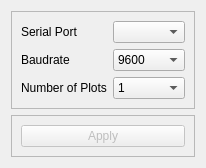
<?xml version="1.0" encoding="UTF-8"?>
<ui version="4.0">
 <class>dialogSettings</class>
 <widget class="QDialog" name="dialogSettings">
  <property name="geometry">
   <rect>
    <x>0</x>
    <y>0</y>
    <width>202</width>
    <height>160</height>
   </rect>
  </property>
  <property name="windowTitle">
   <string>Dialog</string>
  </property>
  <layout class="QVBoxLayout" name="verticalLayout">
   <item>
    <widget class="QFrame" name="frame">
     <property name="frameShape">
      <enum>QFrame::StyledPanel</enum>
     </property>
     <property name="frameShadow">
      <enum>QFrame::Raised</enum>
     </property>
     <layout class="QFormLayout" name="formLayout">
      <item row="0" column="0">
       <widget class="QLabel" name="labelChooseSerial">
        <property name="text">
         <string>Serial Port</string>
        </property>
       </widget>
      </item>
      <item row="0" column="1">
       <widget class="QComboBox" name="comboBoxChooseSerial"/>
      </item>
      <item row="1" column="1">
       <widget class="QComboBox" name="comboBoxBaudrate">
        <item>
         <property name="text">
          <string>9600</string>
         </property>
        </item>
        <item>
         <property name="text">
          <string>19200</string>
         </property>
        </item>
        <item>
         <property name="text">
          <string>38400</string>
         </property>
        </item>
        <item>
         <property name="text">
          <string>115200</string>
         </property>
        </item>
       </widget>
      </item>
      <item row="1" column="0">
       <widget class="QLabel" name="labelBaudrate">
        <property name="text">
         <string>Baudrate</string>
        </property>
       </widget>
      </item>
      <item row="2" column="1">
       <widget class="QComboBox" name="comboBoxNPlots">
        <item>
         <property name="text">
          <string>1</string>
         </property>
        </item>
        <item>
         <property name="text">
          <string>2</string>
         </property>
        </item>
        <item>
         <property name="text">
          <string>3</string>
         </property>
        </item>
        <item>
         <property name="text">
          <string>4</string>
         </property>
        </item>
        <item>
         <property name="text">
          <string>5</string>
         </property>
        </item>
        <item>
         <property name="text">
          <string>6</string>
         </property>
        </item>
        <item>
         <property name="text">
          <string>7</string>
         </property>
        </item>
        <item>
         <property name="text">
          <string>8</string>
         </property>
        </item>
        <item>
         <property name="text">
          <string>9</string>
         </property>
        </item>
       </widget>
      </item>
      <item row="2" column="0">
       <widget class="QLabel" name="labelNPlots">
        <property name="text">
         <string>Number of Plots</string>
        </property>
       </widget>
      </item>
     </layout>
    </widget>
   </item>
   <item>
    <widget class="QFrame" name="frame_2">
     <property name="frameShape">
      <enum>QFrame::StyledPanel</enum>
     </property>
     <property name="frameShadow">
      <enum>QFrame::Raised</enum>
     </property>
     <layout class="QHBoxLayout" name="horizontalLayout">
      <item>
       <widget class="QPushButton" name="btnApply">
        <property name="enabled">
         <bool>false</bool>
        </property>
        <property name="text">
         <string>Apply</string>
        </property>
       </widget>
      </item>
     </layout>
    </widget>
   </item>
  </layout>
 </widget>
 <resources/>
 <connections/>
</ui>
